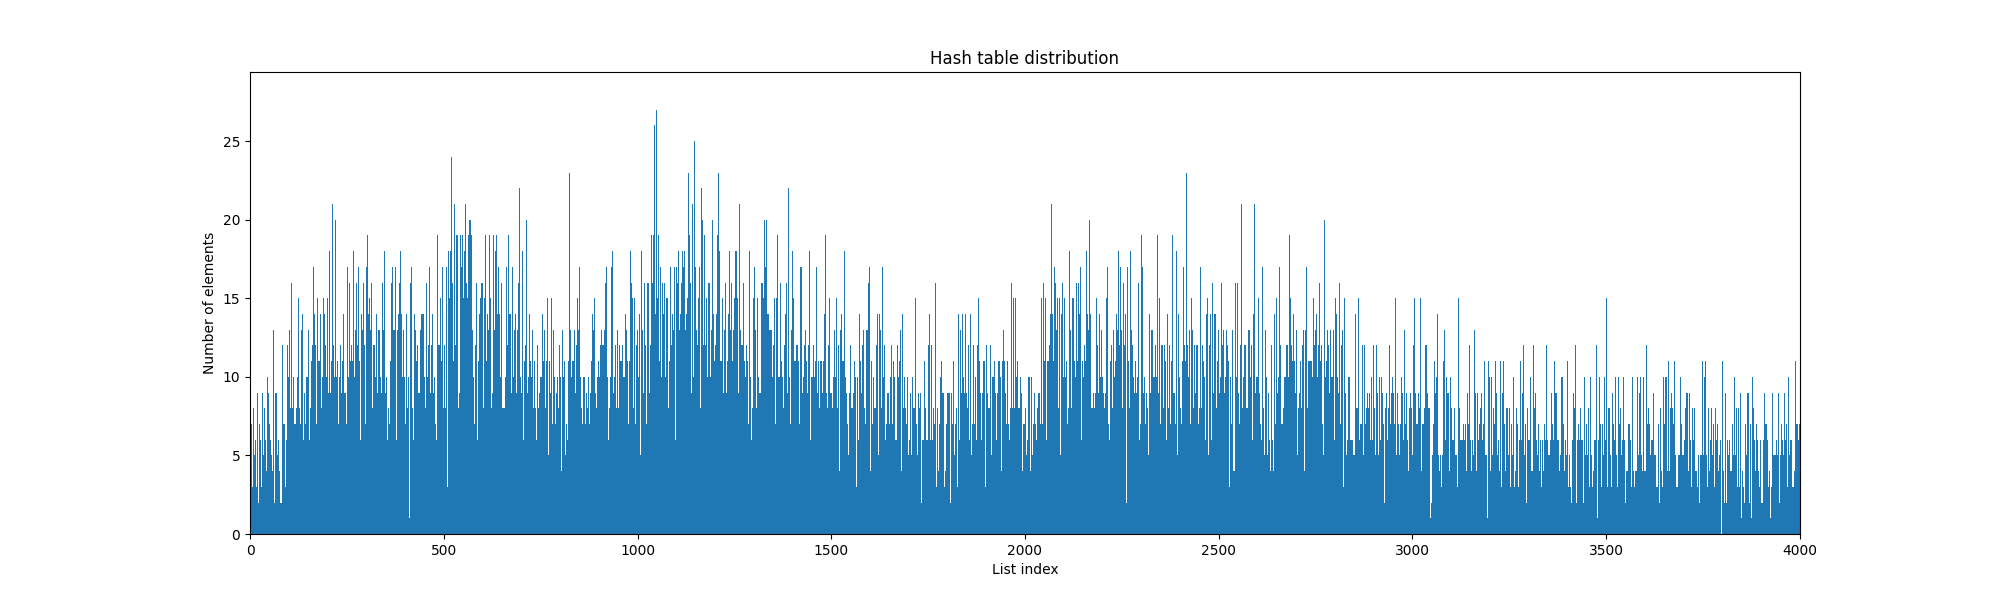

Here is the Python script that generated this plot:
import matplotlib.pyplot as plt

with open("output.txt", "r", encoding="utf-8") as file:
    capacity = int(file.readline())
    counts = [0] * capacity

    for line in file:
        parts = line.split()

        if not parts:
            continue

        if parts[0].isdigit():
            list_index = int(parts[0])
            counts[list_index] += len(parts) - 1

        else:
            counts[list_index] += len(parts)

x = list(range(capacity))   # x = {0, 1, 2, ...} list
y = counts

plt.figure(figsize=(20, 6))
plt.bar(x, y, width = 1.0)
plt.xlim(-1, capacity)   # removes voids
plt.xlabel("List index")
plt.ylabel("Number of elements")
plt.title("Hash table distribution")
plt.savefig("table_visualization.png")
